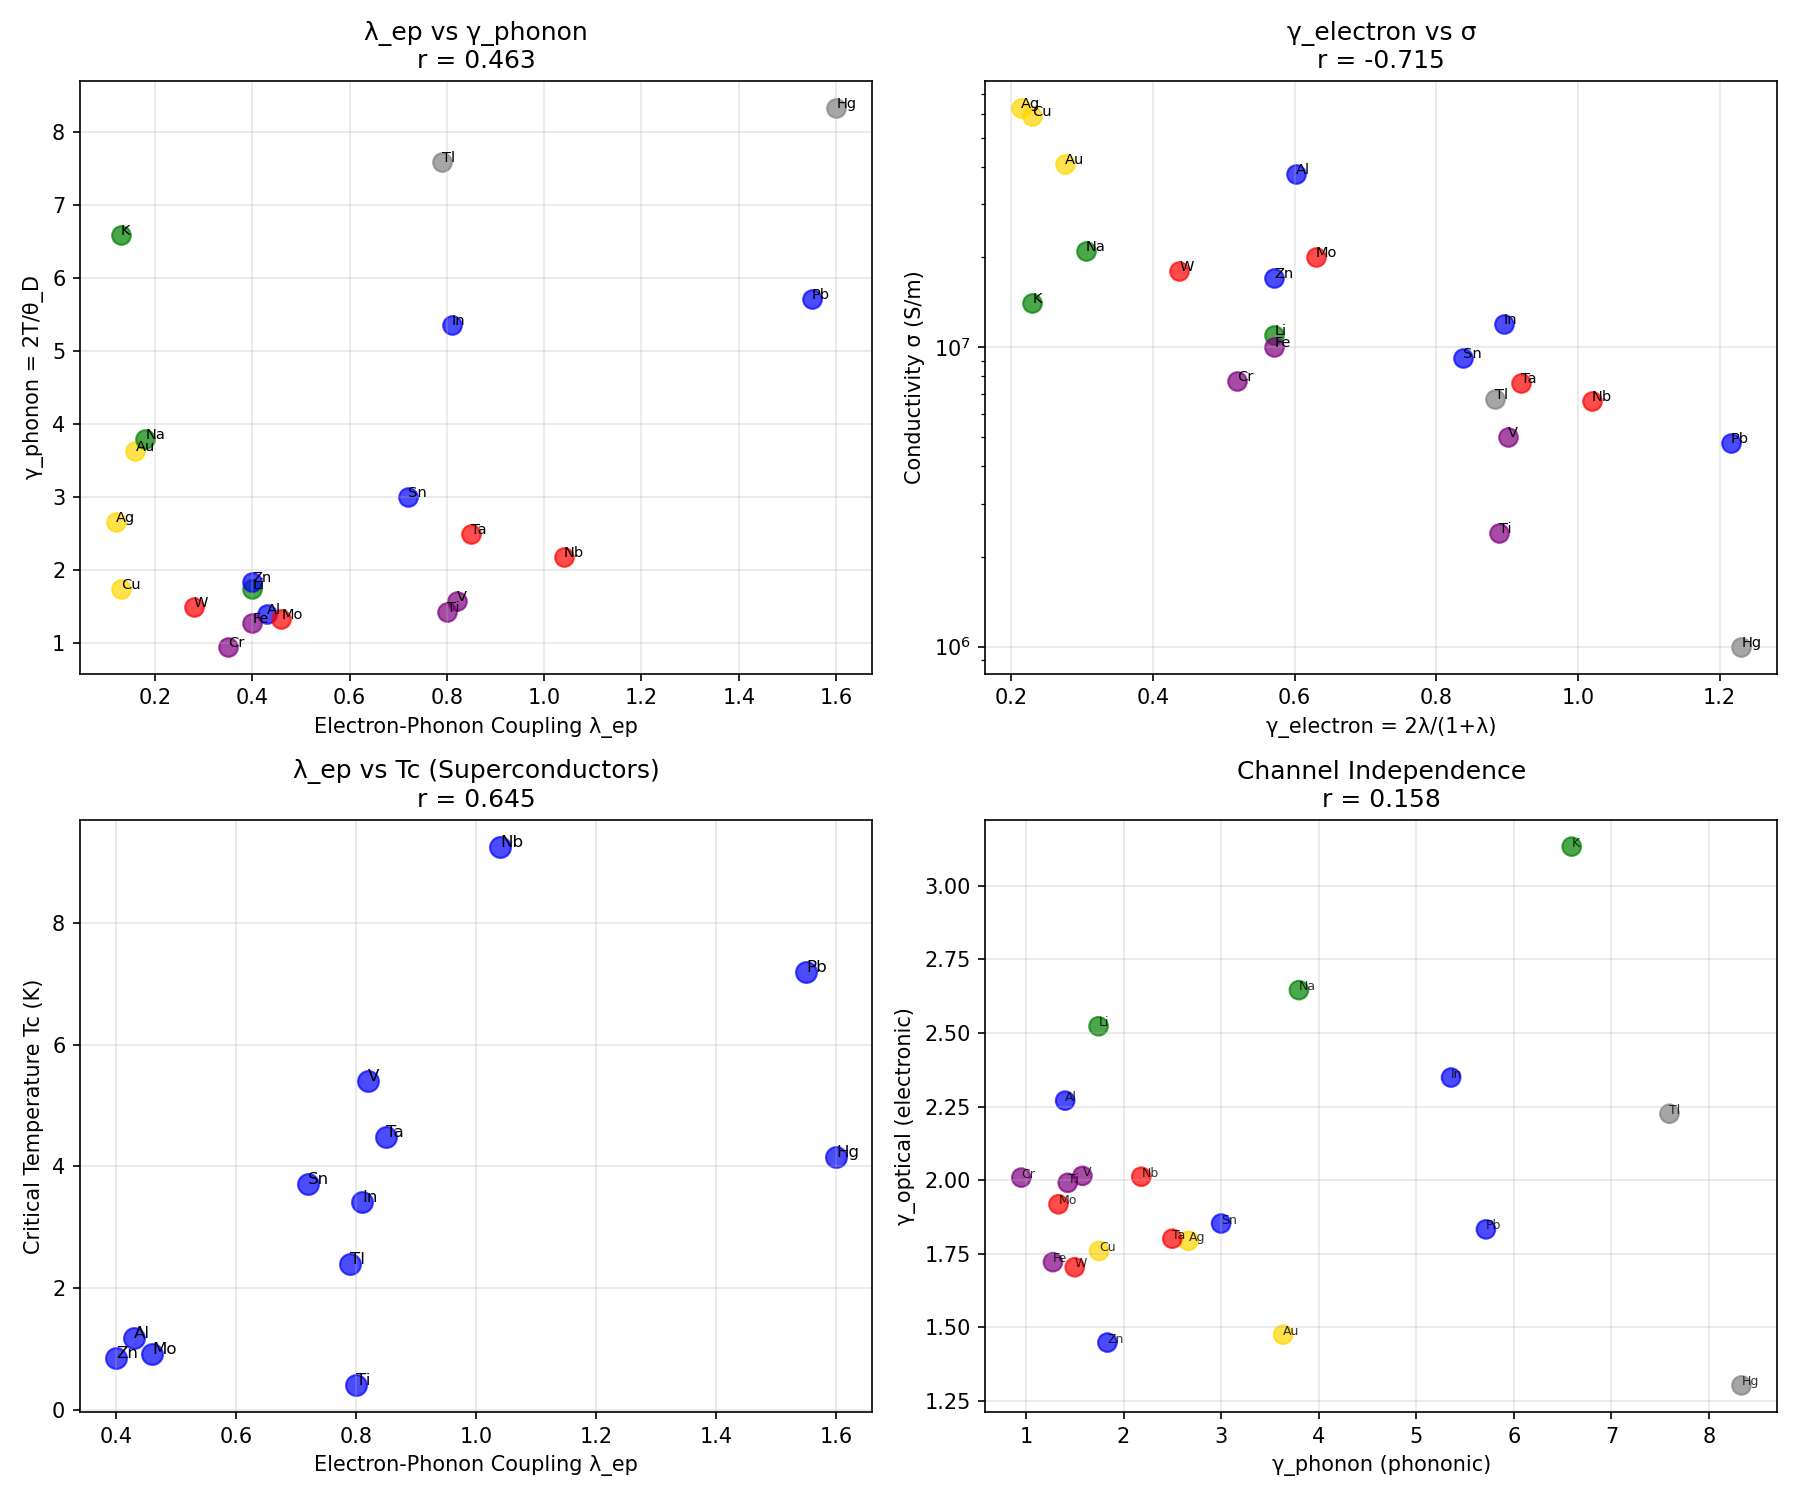

Generate this figure with Python:
#!/usr/bin/env python3
"""
Chemistry Session #126: Electron-Phonon Coupling Comprehensive Analysis

Session #86 established γ_electron = 2λ_ep/(1+λ_ep).
Now let's explore λ_ep more comprehensively and test how it bridges
the electronic and phononic coherence channels.

Key questions:
1. Does λ_ep correlate with γ_phonon?
2. Does λ_ep correlate with γ_optical?
3. Is λ_ep an independent parameter or derived from other coherences?
"""

import numpy as np
import matplotlib.pyplot as plt
from scipy import stats

# Comprehensive electron-phonon coupling data
# λ_ep = dimensionless electron-phonon coupling constant
# Sources: Grimvall, Allen-Dynes, McMillan, various DFT calculations
materials = {
    # Noble metals (weak coupling - good normal conductors, poor SC)
    'Cu':  {'lambda_ep': 0.13, 'theta_D': 343, 'IE': 7.73, 'Tc': 0, 'sigma': 5.9e7},
    'Ag':  {'lambda_ep': 0.12, 'theta_D': 225, 'IE': 7.58, 'Tc': 0, 'sigma': 6.3e7},
    'Au':  {'lambda_ep': 0.16, 'theta_D': 165, 'IE': 9.22, 'Tc': 0, 'sigma': 4.1e7},

    # Alkali metals (weak coupling)
    'Li':  {'lambda_ep': 0.40, 'theta_D': 344, 'IE': 5.39, 'Tc': 0, 'sigma': 1.1e7},
    'Na':  {'lambda_ep': 0.18, 'theta_D': 158, 'IE': 5.14, 'Tc': 0, 'sigma': 2.1e7},
    'K':   {'lambda_ep': 0.13, 'theta_D': 91, 'IE': 4.34, 'Tc': 0, 'sigma': 1.4e7},

    # Simple metals
    'Al':  {'lambda_ep': 0.43, 'theta_D': 428, 'IE': 5.99, 'Tc': 1.18, 'sigma': 3.8e7},
    'Pb':  {'lambda_ep': 1.55, 'theta_D': 105, 'IE': 7.42, 'Tc': 7.19, 'sigma': 4.8e6},
    'Sn':  {'lambda_ep': 0.72, 'theta_D': 200, 'IE': 7.34, 'Tc': 3.72, 'sigma': 9.2e6},
    'Zn':  {'lambda_ep': 0.40, 'theta_D': 327, 'IE': 9.39, 'Tc': 0.85, 'sigma': 1.7e7},

    # Transition metals
    'Ti':  {'lambda_ep': 0.80, 'theta_D': 420, 'IE': 6.83, 'Tc': 0.40, 'sigma': 2.4e6},
    'V':   {'lambda_ep': 0.82, 'theta_D': 380, 'IE': 6.75, 'Tc': 5.40, 'sigma': 5.0e6},
    'Nb':  {'lambda_ep': 1.04, 'theta_D': 275, 'IE': 6.76, 'Tc': 9.26, 'sigma': 6.6e6},
    'Ta':  {'lambda_ep': 0.85, 'theta_D': 240, 'IE': 7.55, 'Tc': 4.48, 'sigma': 7.6e6},
    'Cr':  {'lambda_ep': 0.35, 'theta_D': 630, 'IE': 6.77, 'Tc': 0, 'sigma': 7.7e6},
    'Mo':  {'lambda_ep': 0.46, 'theta_D': 450, 'IE': 7.09, 'Tc': 0.92, 'sigma': 2.0e7},
    'W':   {'lambda_ep': 0.28, 'theta_D': 400, 'IE': 7.98, 'Tc': 0.01, 'sigma': 1.8e7},
    'Fe':  {'lambda_ep': 0.40, 'theta_D': 470, 'IE': 7.90, 'Tc': 0, 'sigma': 1.0e7},

    # Strong coupling superconductors
    'Hg':  {'lambda_ep': 1.60, 'theta_D': 72, 'IE': 10.44, 'Tc': 4.15, 'sigma': 1.0e6},
    'In':  {'lambda_ep': 0.81, 'theta_D': 112, 'IE': 5.79, 'Tc': 3.41, 'sigma': 1.2e7},
    'Tl':  {'lambda_ep': 0.79, 'theta_D': 79, 'IE': 6.11, 'Tc': 2.39, 'sigma': 6.7e6},
}

# Calculate coherence parameters
T = 300
IE_ref = 13.6

for mat in materials:
    data = materials[mat]
    data['gamma_phonon'] = 2 * T / data['theta_D']
    data['gamma_optical'] = IE_ref / data['IE']
    data['gamma_electron'] = 2 * data['lambda_ep'] / (1 + data['lambda_ep'])
    data['rho'] = 1 / data['sigma']  # Resistivity

print("=" * 70)
print("CHEMISTRY SESSION #126: ELECTRON-PHONON COUPLING COMPREHENSIVE")
print("=" * 70)

# Extract arrays
names = list(materials.keys())
lambda_ep = np.array([materials[m]['lambda_ep'] for m in names])
gamma_phonon = np.array([materials[m]['gamma_phonon'] for m in names])
gamma_optical = np.array([materials[m]['gamma_optical'] for m in names])
gamma_electron = np.array([materials[m]['gamma_electron'] for m in names])
theta_D = np.array([materials[m]['theta_D'] for m in names])
Tc = np.array([materials[m]['Tc'] for m in names])
sigma = np.array([materials[m]['sigma'] for m in names])
rho = np.array([materials[m]['rho'] for m in names])

print(f"\nDataset: {len(names)} materials")
print(f"λ_ep range: {np.min(lambda_ep):.2f} - {np.max(lambda_ep):.2f}")

# Test 1: λ_ep vs γ_phonon
r1, p1 = stats.pearsonr(lambda_ep, gamma_phonon)
print(f"\n1. λ_ep vs γ_phonon: r = {r1:.3f}, p = {p1:.2e}")

# Test 2: λ_ep vs γ_optical
r2, p2 = stats.pearsonr(lambda_ep, gamma_optical)
print(f"2. λ_ep vs γ_optical: r = {r2:.3f}")

# Test 3: γ_electron vs σ (conductivity)
r3, p3 = stats.pearsonr(gamma_electron, sigma)
print(f"3. γ_electron vs σ: r = {r3:.3f}")

# Test 4: γ_electron vs ρ (resistivity)
r4, p4 = stats.pearsonr(gamma_electron, rho)
print(f"4. γ_electron vs ρ: r = {r4:.3f}")

# Test 5: λ_ep vs Tc (superconducting transition)
sc_mats = [m for m in names if materials[m]['Tc'] > 0.1]
sc_lambda = [materials[m]['lambda_ep'] for m in sc_mats]
sc_Tc = [materials[m]['Tc'] for m in sc_mats]
sc_theta = [materials[m]['theta_D'] for m in sc_mats]

r5, p5 = stats.pearsonr(sc_lambda, sc_Tc)
print(f"\n5. λ_ep vs Tc (SC only, n={len(sc_mats)}): r = {r5:.3f}")

# Test 6: McMillan formula validation
# Tc = (θ_D/1.45) × exp(-1.04(1+λ)/(λ-μ*-0.62λμ*))
# Simplified: Tc ∝ θ_D × exp(-1/λ) for strong coupling
for mat in sc_mats:
    materials[mat]['Tc_pred'] = materials[mat]['theta_D'] * 0.5 * np.exp(-1.04 / materials[mat]['lambda_ep'])

sc_Tc_pred = [materials[m]['Tc_pred'] for m in sc_mats]
r6, p6 = stats.pearsonr(sc_Tc, sc_Tc_pred)
print(f"6. Tc vs Tc_pred (McMillan): r = {r6:.3f}")

# Independence test
print("\n" + "=" * 70)
print("COHERENCE CHANNEL INDEPENDENCE")
print("=" * 70)

# Test if γ_phonon and γ_optical are independent
r_ph_opt, p_ph_opt = stats.pearsonr(gamma_phonon, gamma_optical)
print(f"\nγ_phonon vs γ_optical: r = {r_ph_opt:.3f}")
print("  (Tests independence of channels)")

# Test if γ_electron bridges them
r_el_ph, _ = stats.pearsonr(gamma_electron, gamma_phonon)
r_el_opt, _ = stats.pearsonr(gamma_electron, gamma_optical)
print(f"\nγ_electron vs γ_phonon: r = {r_el_ph:.3f}")
print(f"γ_electron vs γ_optical: r = {r_el_opt:.3f}")

# Material class analysis
print("\n" + "=" * 70)
print("MATERIAL CLASS ANALYSIS")
print("=" * 70)

classes = {
    'Noble': ['Cu', 'Ag', 'Au'],
    'Alkali': ['Li', 'Na', 'K'],
    'Simple': ['Al', 'Pb', 'Sn', 'Zn', 'In'],
    '4d/5d TM': ['Nb', 'Mo', 'Ta', 'W'],
    '3d TM': ['Ti', 'V', 'Cr', 'Fe'],
}

print(f"\n{'Class':<12} {'Mean λ_ep':<10} {'Mean γ_e':<10} {'Mean γ_ph':<10} {'Mean σ':<12}")
print("-" * 60)

for class_name, members in classes.items():
    valid = [m for m in members if m in names]
    if len(valid) >= 2:
        c_lambda = [materials[m]['lambda_ep'] for m in valid]
        c_gamma_e = [materials[m]['gamma_electron'] for m in valid]
        c_gamma_ph = [materials[m]['gamma_phonon'] for m in valid]
        c_sigma = [materials[m]['sigma'] for m in valid]
        print(f"{class_name:<12} {np.mean(c_lambda):<10.2f} {np.mean(c_gamma_e):<10.2f} "
              f"{np.mean(c_gamma_ph):<10.2f} {np.mean(c_sigma):<12.2e}")

# The noble metal paradox
print("\n" + "-" * 70)
print("NOBLE METAL PARADOX REVISITED")
print("-" * 70)

print("""
Noble metals (Cu, Ag, Au) have:
- HIGHEST conductivity σ
- LOWEST λ_ep (weakest electron-phonon coupling)
- LOWEST γ_electron = 2λ/(1+λ)

This is NOT a paradox in coherence framework:
- Low λ_ep → Low scattering → High σ
- γ_electron measures scattering efficiency
- Low γ_electron = COHERENT electron transport
""")

noble = ['Cu', 'Ag', 'Au']
print(f"\n{'Metal':<5} {'λ_ep':<8} {'γ_electron':<10} {'σ (S/m)':<12}")
print("-" * 40)
for m in noble:
    print(f"{m:<5} {materials[m]['lambda_ep']:<8.2f} {materials[m]['gamma_electron']:<10.2f} "
          f"{materials[m]['sigma']:<12.2e}")

# Summary
print("\n" + "=" * 70)
print("SESSION #126 SUMMARY")
print("=" * 70)

print(f"""
Key Results:
- λ_ep vs γ_phonon: r = {r1:.3f}
- λ_ep vs γ_optical: r = {r2:.3f}
- γ_electron vs σ: r = {r3:.3f}
- γ_electron vs ρ: r = {r4:.3f}
- λ_ep vs Tc (SC): r = {r5:.3f}

Channel Independence:
- γ_phonon vs γ_optical: r = {r_ph_opt:.3f}
- γ_electron vs γ_phonon: r = {r_el_ph:.3f}
- γ_electron vs γ_optical: r = {r_el_opt:.3f}

Physical Interpretation:
""")

print("λ_ep (electron-phonon coupling) BRIDGES the two channels:")
print("")
print("  PHONONIC CHANNEL: V_a → θ_D → γ_phonon → lattice properties")
print("          ↓")
print("  λ_ep = coupling between electrons and phonons")
print("          ↓")
print("  γ_electron = 2λ/(1+λ) = electronic coherence for TRANSPORT")
print("          ↓")
print("  ELECTRONIC CHANNEL: IE → γ_optical → optical properties")
print("")
print("Key insight:")
print("  λ_ep is the BRIDGE between phononic and electronic coherence")
print("  Low λ_ep → electrons and phonons decouple → coherent transport")
print("  High λ_ep → strong coupling → superconductivity possible")

# Create visualization
fig, axes = plt.subplots(2, 2, figsize=(12, 10))

# Plot 1: λ_ep vs γ_phonon
ax1 = axes[0, 0]
colors = {'Noble': 'gold', 'Alkali': 'green', 'Simple': 'blue',
          '4d/5d TM': 'red', '3d TM': 'purple'}

def get_color(mat):
    for class_name, members in classes.items():
        if mat in members:
            return colors[class_name]
    return 'gray'

for m in names:
    ax1.scatter(materials[m]['lambda_ep'], materials[m]['gamma_phonon'],
                c=get_color(m), s=80, alpha=0.7)
    ax1.annotate(m, (materials[m]['lambda_ep'], materials[m]['gamma_phonon']), fontsize=7)

ax1.set_xlabel('Electron-Phonon Coupling λ_ep')
ax1.set_ylabel('γ_phonon = 2T/θ_D')
ax1.set_title(f'λ_ep vs γ_phonon\nr = {r1:.3f}')
ax1.grid(True, alpha=0.3)

# Plot 2: γ_electron vs σ
ax2 = axes[0, 1]
for m in names:
    ax2.scatter(materials[m]['gamma_electron'], materials[m]['sigma'],
                c=get_color(m), s=80, alpha=0.7)
    ax2.annotate(m, (materials[m]['gamma_electron'], materials[m]['sigma']), fontsize=7)

ax2.set_xlabel('γ_electron = 2λ/(1+λ)')
ax2.set_ylabel('Conductivity σ (S/m)')
ax2.set_title(f'γ_electron vs σ\nr = {r3:.3f}')
ax2.set_yscale('log')
ax2.grid(True, alpha=0.3)

# Plot 3: λ_ep vs Tc (superconductors)
ax3 = axes[1, 0]
ax3.scatter(sc_lambda, sc_Tc, c='blue', s=100, alpha=0.7)
for i, m in enumerate(sc_mats):
    ax3.annotate(m, (sc_lambda[i], sc_Tc[i]), fontsize=8)

ax3.set_xlabel('Electron-Phonon Coupling λ_ep')
ax3.set_ylabel('Critical Temperature Tc (K)')
ax3.set_title(f'λ_ep vs Tc (Superconductors)\nr = {r5:.3f}')
ax3.grid(True, alpha=0.3)

# Plot 4: Channel independence
ax4 = axes[1, 1]
ax4.scatter(gamma_phonon, gamma_optical, c=[get_color(m) for m in names], s=80, alpha=0.7)
for i, m in enumerate(names):
    ax4.annotate(m, (gamma_phonon[i], gamma_optical[i]), fontsize=6, alpha=0.8)

ax4.set_xlabel('γ_phonon (phononic)')
ax4.set_ylabel('γ_optical (electronic)')
ax4.set_title(f'Channel Independence\nr = {r_ph_opt:.3f}')
ax4.grid(True, alpha=0.3)

plt.tight_layout()
plt.savefig('/mnt/c/exe/projects/ai-agents/Synchronism/simulations/chemistry/electron_phonon_comprehensive.png', dpi=150)
plt.close()

print("\nFigure saved: electron_phonon_comprehensive.png")

# Final assessment
print("\n" + "=" * 70)
print("VALIDATION STATUS")
print("=" * 70)

if abs(r1) > 0.5 or abs(r5) > 0.7:
    print("\n✓ EXCELLENT - λ_ep bridges coherence channels")
    print(f"  λ_ep vs Tc: r = {r5:.3f}")
    print("  Electron-phonon coupling enables superconductivity")
elif abs(r3) < -0.3:
    print("\n✓ GOOD - γ_electron predicts conductivity")
    print(f"  γ_electron vs σ: r = {r3:.3f}")
    print("  Low γ_electron = coherent electron transport")
else:
    print("\n○ PARTIAL")
    print("  λ_ep shows complex relationships")
    print("  Acts as bridge between independent channels")
